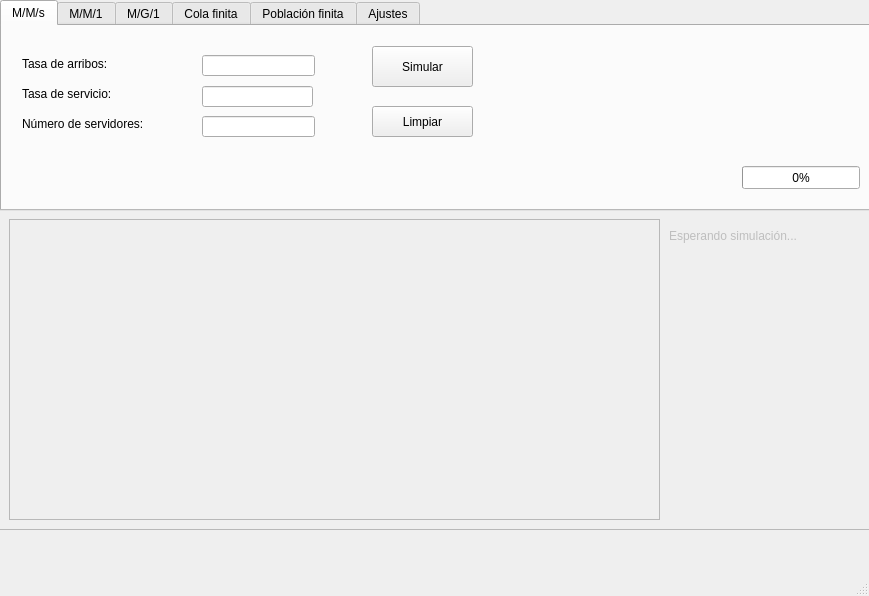
<?xml version="1.0" encoding="UTF-8"?>
<ui version="4.0">
 <class>MainWindow</class>
 <widget class="QMainWindow" name="MainWindow">
  <property name="geometry">
   <rect>
    <x>0</x>
    <y>0</y>
    <width>869</width>
    <height>596</height>
   </rect>
  </property>
  <property name="windowTitle">
   <string>Simulador de colas</string>
  </property>
  <widget class="QWidget" name="centralwidget">
   <widget class="QTabWidget" name="tabWidget">
    <property name="geometry">
     <rect>
      <x>0</x>
      <y>0</y>
      <width>871</width>
      <height>211</height>
     </rect>
    </property>
    <property name="sizePolicy">
     <sizepolicy hsizetype="Expanding" vsizetype="Expanding">
      <horstretch>0</horstretch>
      <verstretch>0</verstretch>
     </sizepolicy>
    </property>
    <property name="currentIndex">
     <number>0</number>
    </property>
    <widget class="QWidget" name="tab_mms">
     <attribute name="title">
      <string>M/M/s</string>
     </attribute>
     <widget class="QLineEdit" name="input_arrival_rate_mms">
      <property name="geometry">
       <rect>
        <x>200</x>
        <y>29</y>
        <width>113</width>
        <height>21</height>
       </rect>
      </property>
     </widget>
     <widget class="QLineEdit" name="input_num_servers_mms">
      <property name="geometry">
       <rect>
        <x>200</x>
        <y>90</y>
        <width>113</width>
        <height>21</height>
       </rect>
      </property>
     </widget>
     <widget class="QPushButton" name="btn_simulate_mms">
      <property name="geometry">
       <rect>
        <x>370</x>
        <y>20</y>
        <width>101</width>
        <height>41</height>
       </rect>
      </property>
      <property name="text">
       <string>Simular</string>
      </property>
     </widget>
     <widget class="QLabel" name="label_service_rate_mms">
      <property name="geometry">
       <rect>
        <x>20</x>
        <y>59</y>
        <width>141</width>
        <height>18</height>
       </rect>
      </property>
      <property name="text">
       <string>Tasa de servicio:</string>
      </property>
     </widget>
     <widget class="QPushButton" name="btn_clear_mms">
      <property name="geometry">
       <rect>
        <x>370</x>
        <y>80</y>
        <width>101</width>
        <height>31</height>
       </rect>
      </property>
      <property name="text">
       <string>Limpiar</string>
      </property>
     </widget>
     <widget class="QLineEdit" name="input_service_rate_mms">
      <property name="geometry">
       <rect>
        <x>200</x>
        <y>60</y>
        <width>111</width>
        <height>21</height>
       </rect>
      </property>
     </widget>
     <widget class="QLabel" name="label_num_servers_mms">
      <property name="geometry">
       <rect>
        <x>20</x>
        <y>89</y>
        <width>141</width>
        <height>18</height>
       </rect>
      </property>
      <property name="text">
       <string>Número de servidores:</string>
      </property>
     </widget>
     <widget class="QLabel" name="label_arrival_rate_mms">
      <property name="geometry">
       <rect>
        <x>20</x>
        <y>29</y>
        <width>141</width>
        <height>18</height>
       </rect>
      </property>
      <property name="text">
       <string>Tasa de arribos:</string>
      </property>
     </widget>
     <widget class="QProgressBar" name="progress_bar_mms">
      <property name="geometry">
       <rect>
        <x>740</x>
        <y>140</y>
        <width>118</width>
        <height>23</height>
       </rect>
      </property>
      <property name="value">
       <number>0</number>
      </property>
     </widget>
    </widget>
    <widget class="QWidget" name="tab_mm1">
     <attribute name="title">
      <string>M/M/1</string>
     </attribute>
     <widget class="QPushButton" name="btn_simulate_mm1">
      <property name="geometry">
       <rect>
        <x>370</x>
        <y>21</y>
        <width>101</width>
        <height>41</height>
       </rect>
      </property>
      <property name="text">
       <string>Simular</string>
      </property>
     </widget>
     <widget class="QLabel" name="label_service_rate_mm1">
      <property name="geometry">
       <rect>
        <x>20</x>
        <y>60</y>
        <width>141</width>
        <height>18</height>
       </rect>
      </property>
      <property name="text">
       <string>Tasa de servicio:</string>
      </property>
     </widget>
     <widget class="QLineEdit" name="input_service_rate_mm1">
      <property name="geometry">
       <rect>
        <x>200</x>
        <y>61</y>
        <width>111</width>
        <height>21</height>
       </rect>
      </property>
     </widget>
     <widget class="QPushButton" name="btn_clear_mm1">
      <property name="geometry">
       <rect>
        <x>370</x>
        <y>81</y>
        <width>101</width>
        <height>31</height>
       </rect>
      </property>
      <property name="text">
       <string>Limpiar</string>
      </property>
     </widget>
     <widget class="QLineEdit" name="input_arrival_rate_mm1">
      <property name="geometry">
       <rect>
        <x>200</x>
        <y>30</y>
        <width>113</width>
        <height>21</height>
       </rect>
      </property>
     </widget>
     <widget class="QLabel" name="label_arrival_rate_mm1">
      <property name="geometry">
       <rect>
        <x>20</x>
        <y>30</y>
        <width>141</width>
        <height>18</height>
       </rect>
      </property>
      <property name="text">
       <string>Tasa de arribos:</string>
      </property>
     </widget>
     <widget class="QProgressBar" name="progress_bar_mm1">
      <property name="geometry">
       <rect>
        <x>740</x>
        <y>140</y>
        <width>118</width>
        <height>23</height>
       </rect>
      </property>
      <property name="value">
       <number>0</number>
      </property>
     </widget>
    </widget>
    <widget class="QWidget" name="tab_mg1">
     <attribute name="title">
      <string>M/G/1</string>
     </attribute>
     <widget class="QPushButton" name="btn_simulate_mg1">
      <property name="geometry">
       <rect>
        <x>450</x>
        <y>20</y>
        <width>101</width>
        <height>41</height>
       </rect>
      </property>
      <property name="text">
       <string>Simular</string>
      </property>
     </widget>
     <widget class="QLabel" name="label_average_service_time_mg1">
      <property name="geometry">
       <rect>
        <x>20</x>
        <y>60</y>
        <width>181</width>
        <height>18</height>
       </rect>
      </property>
      <property name="text">
       <string>Tiempo promedio de servicio</string>
      </property>
     </widget>
     <widget class="QLineEdit" name="input_standard_dev_mg1">
      <property name="geometry">
       <rect>
        <x>280</x>
        <y>90</y>
        <width>113</width>
        <height>21</height>
       </rect>
      </property>
     </widget>
     <widget class="QLabel" name="label_standard_dev_mg1_2">
      <property name="geometry">
       <rect>
        <x>20</x>
        <y>90</y>
        <width>241</width>
        <height>18</height>
       </rect>
      </property>
      <property name="text">
       <string>Desvío estándar del tiempo de servicio</string>
      </property>
     </widget>
     <widget class="QLineEdit" name="input_average_service_time_mg1">
      <property name="geometry">
       <rect>
        <x>280</x>
        <y>60</y>
        <width>111</width>
        <height>21</height>
       </rect>
      </property>
     </widget>
     <widget class="QPushButton" name="btn_clear_mg1">
      <property name="geometry">
       <rect>
        <x>450</x>
        <y>80</y>
        <width>101</width>
        <height>31</height>
       </rect>
      </property>
      <property name="text">
       <string>Limpiar</string>
      </property>
     </widget>
     <widget class="QLineEdit" name="input_arrival_rate_mg1">
      <property name="geometry">
       <rect>
        <x>280</x>
        <y>29</y>
        <width>113</width>
        <height>21</height>
       </rect>
      </property>
     </widget>
     <widget class="QLabel" name="label_standard_dev_mg1">
      <property name="geometry">
       <rect>
        <x>20</x>
        <y>30</y>
        <width>141</width>
        <height>18</height>
       </rect>
      </property>
      <property name="text">
       <string>Tasa de arribos:</string>
      </property>
     </widget>
     <widget class="QProgressBar" name="progress_bar_mg1">
      <property name="geometry">
       <rect>
        <x>740</x>
        <y>140</y>
        <width>118</width>
        <height>23</height>
       </rect>
      </property>
      <property name="value">
       <number>0</number>
      </property>
     </widget>
    </widget>
    <widget class="QWidget" name="tab_q_finite_length">
     <attribute name="title">
      <string>Cola finita</string>
     </attribute>
    </widget>
    <widget class="QWidget" name="tab_population_finite">
     <attribute name="title">
      <string>Población finita</string>
     </attribute>
    </widget>
    <widget class="QWidget" name="tab_config">
     <attribute name="title">
      <string>Ajustes</string>
     </attribute>
    </widget>
   </widget>
   <widget class="QFrame" name="frame_results">
    <property name="enabled">
     <bool>false</bool>
    </property>
    <property name="geometry">
     <rect>
      <x>-1</x>
      <y>209</y>
      <width>871</width>
      <height>321</height>
     </rect>
    </property>
    <property name="frameShape">
     <enum>QFrame::StyledPanel</enum>
    </property>
    <property name="frameShadow">
     <enum>QFrame::Raised</enum>
    </property>
    <widget class="QListWidget" name="list_results">
     <property name="geometry">
      <rect>
       <x>10</x>
       <y>10</y>
       <width>651</width>
       <height>301</height>
      </rect>
     </property>
     <property name="styleSheet">
      <string notr="true">font-size: 20px;</string>
     </property>
     <property name="verticalScrollBarPolicy">
      <enum>Qt::ScrollBarAsNeeded</enum>
     </property>
     <property name="autoScroll">
      <bool>true</bool>
     </property>
     <property name="itemAlignment">
      <set>Qt::AlignLeading</set>
     </property>
    </widget>
    <widget class="QLabel" name="label_results">
     <property name="geometry">
      <rect>
       <x>670</x>
       <y>20</y>
       <width>191</width>
       <height>281</height>
      </rect>
     </property>
     <property name="text">
      <string>Esperando simulación...</string>
     </property>
     <property name="alignment">
      <set>Qt::AlignLeading|Qt::AlignLeft|Qt::AlignTop</set>
     </property>
    </widget>
   </widget>
  </widget>
  <widget class="QMenuBar" name="menubar">
   <property name="geometry">
    <rect>
     <x>0</x>
     <y>0</y>
     <width>869</width>
     <height>30</height>
    </rect>
   </property>
  </widget>
  <widget class="QStatusBar" name="statusbar"/>
  <action name="actionSalir">
   <property name="text">
    <string>Salir</string>
   </property>
  </action>
 </widget>
 <tabstops>
  <tabstop>tabWidget</tabstop>
  <tabstop>input_arrival_rate_mms</tabstop>
  <tabstop>input_service_rate_mms</tabstop>
  <tabstop>input_num_servers_mms</tabstop>
  <tabstop>btn_simulate_mms</tabstop>
  <tabstop>btn_clear_mms</tabstop>
  <tabstop>input_arrival_rate_mm1</tabstop>
  <tabstop>input_service_rate_mm1</tabstop>
  <tabstop>btn_simulate_mm1</tabstop>
  <tabstop>btn_clear_mm1</tabstop>
  <tabstop>input_arrival_rate_mg1</tabstop>
  <tabstop>input_average_service_time_mg1</tabstop>
  <tabstop>input_standard_dev_mg1</tabstop>
  <tabstop>btn_simulate_mg1</tabstop>
  <tabstop>btn_clear_mg1</tabstop>
  <tabstop>list_results</tabstop>
 </tabstops>
 <resources/>
 <connections>
  <connection>
   <sender>btn_clear_mms</sender>
   <signal>clicked()</signal>
   <receiver>input_service_rate_mms</receiver>
   <slot>clear()</slot>
   <hints>
    <hint type="sourcelabel">
     <x>399</x>
     <y>171</y>
    </hint>
    <hint type="destinationlabel">
     <x>313</x>
     <y>133</y>
    </hint>
   </hints>
  </connection>
  <connection>
   <sender>btn_clear_mms</sender>
   <signal>clicked()</signal>
   <receiver>input_arrival_rate_mms</receiver>
   <slot>clear()</slot>
   <hints>
    <hint type="sourcelabel">
     <x>397</x>
     <y>171</y>
    </hint>
    <hint type="destinationlabel">
     <x>286</x>
     <y>95</y>
    </hint>
   </hints>
  </connection>
  <connection>
   <sender>btn_clear_mms</sender>
   <signal>clicked()</signal>
   <receiver>input_num_servers_mms</receiver>
   <slot>clear()</slot>
   <hints>
    <hint type="sourcelabel">
     <x>446</x>
     <y>171</y>
    </hint>
    <hint type="destinationlabel">
     <x>283</x>
     <y>176</y>
    </hint>
   </hints>
  </connection>
  <connection>
   <sender>btn_clear_mm1</sender>
   <signal>clicked()</signal>
   <receiver>input_arrival_rate_mm1</receiver>
   <slot>clear()</slot>
   <hints>
    <hint type="sourcelabel">
     <x>404</x>
     <y>160</y>
    </hint>
    <hint type="destinationlabel">
     <x>310</x>
     <y>113</y>
    </hint>
   </hints>
  </connection>
  <connection>
   <sender>btn_clear_mm1</sender>
   <signal>clicked()</signal>
   <receiver>input_service_rate_mm1</receiver>
   <slot>clear()</slot>
   <hints>
    <hint type="sourcelabel">
     <x>385</x>
     <y>166</y>
    </hint>
    <hint type="destinationlabel">
     <x>290</x>
     <y>135</y>
    </hint>
   </hints>
  </connection>
  <connection>
   <sender>btn_clear_mm1</sender>
   <signal>clicked()</signal>
   <receiver>progress_bar_mm1</receiver>
   <slot>reset()</slot>
   <hints>
    <hint type="sourcelabel">
     <x>460</x>
     <y>158</y>
    </hint>
    <hint type="destinationlabel">
     <x>801</x>
     <y>221</y>
    </hint>
   </hints>
  </connection>
  <connection>
   <sender>btn_clear_mms</sender>
   <signal>clicked()</signal>
   <receiver>progress_bar_mms</receiver>
   <slot>reset()</slot>
   <hints>
    <hint type="sourcelabel">
     <x>452</x>
     <y>160</y>
    </hint>
    <hint type="destinationlabel">
     <x>802</x>
     <y>219</y>
    </hint>
   </hints>
  </connection>
 </connections>
</ui>
